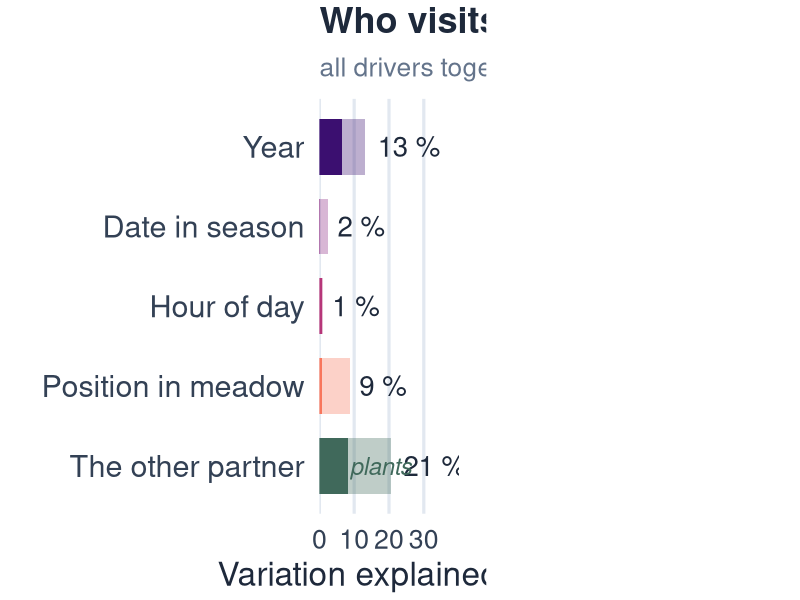
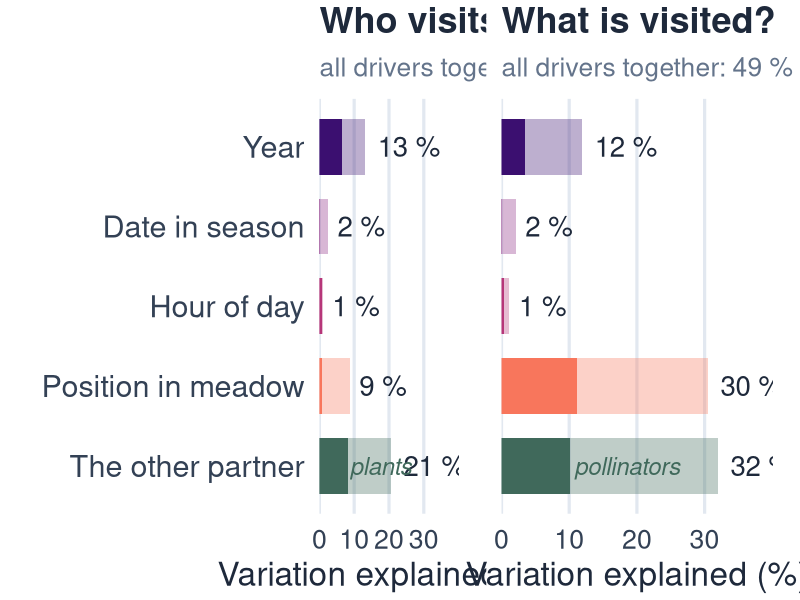
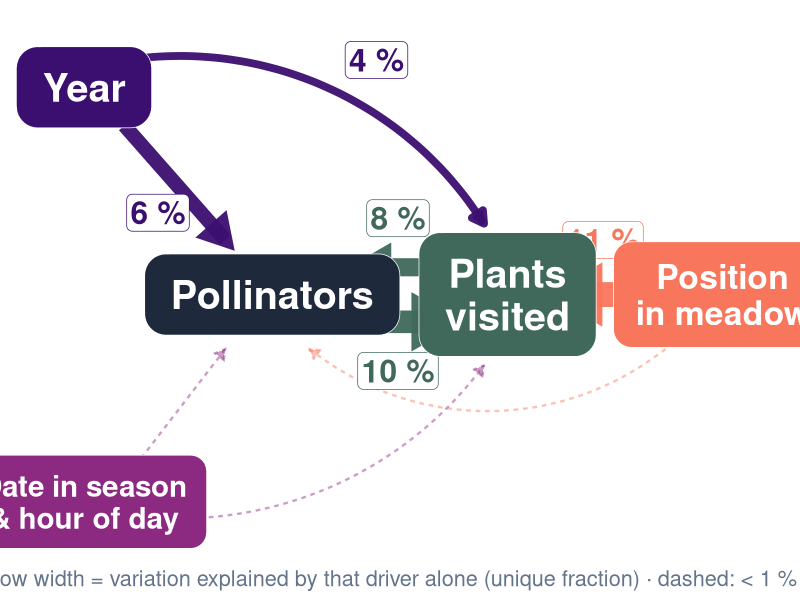

The R script that drew these images, in order:
# Figures for the "what drives what" slides, from scripts/drivers_varpart_results.csv
# (made by scripts/fig_drivers_varpart.R).  Rscript scripts/fig_drivers_plot.R
suppressMessages({library(dplyr); library(tidyr); library(ggplot2)})
out <- "images"
navy <- "#3B0F70"; plum <- "#8C2981"; rose <- "#B63679"; coral <- "#F8765C"; peach <- "#FEB47B"
green <- "#40695B"; slate <- "#64748B"; ink <- "#1E293B"; grid_col <- "#E2E8F0"
theme_deck <- theme_minimal(base_size = 24, base_family = "sans") +
  theme(panel.grid.minor = element_blank(), panel.grid.major.y = element_blank(),
        panel.grid.major.x = element_line(colour = grid_col),
        axis.text = element_text(colour = "#334155"), axis.title = element_text(colour = ink),
        legend.position = "none", plot.background = element_rect(fill = "white", colour = NA))

res <- read.csv("scripts/drivers_varpart_results.csv")
lab <- c(Year = "Year", Season = "Date in season", Hour = "Hour of day",
         Space = "Position in meadow", Partner = "The other partner")
cols <- c(Year = navy, Season = plum, Hour = rose, Space = coral, Partner = green)
res <- res |> mutate(shared = pmax(alone - unique, 0),
                     resp = ifelse(grepl("^Who", response), "poll", "plant"),
                     label = factor(lab[set], levels = rev(lab)))

# ---- 1. bar panels (left: pollinators, right: plants; identical axes) ----------------

xmax <- 40
bar_panel <- function(r, title, partner_txt, show_y, ghost = FALSE) {
  tc <- function(col) if (ghost) "transparent" else col
  dd <- res |> filter(resp == r)
  long <- dd |> select(set, label, unique, shared) |>
    pivot_longer(c(unique, shared), names_to = "part", values_to = "r2") |>
    mutate(part = factor(part, levels = c("shared", "unique")),
           fill = if (ghost) "transparent" else ifelse(part == "unique", cols[set], paste0(cols[set], "55")))
  ggplot(long, aes(r2 * 100, label, fill = I(fill))) +
    geom_col(position = position_stack(reverse = TRUE), width = 0.7) +
    geom_text(data = dd, aes(x = alone * 100, y = label, label = sprintf("%.0f %%", alone * 100)),
              inherit.aes = FALSE, hjust = -0.2, size = 7, colour = tc(ink)) +
    geom_text(data = dd |> filter(set == "Partner"),
              aes(x = unique * 100 + 0.6, y = label, label = partner_txt),
              inherit.aes = FALSE, hjust = 0, size = 6, colour = tc(green), fontface = "italic") +
    scale_x_continuous(limits = c(0, xmax), breaks = seq(0, 30, 10), expand = expansion(mult = c(0, 0))) +
    labs(x = "Variation explained (%)", y = NULL, title = title,
         subtitle = sprintf("all drivers together: %.0f %%", dd$total[1] * 100)) +
    theme_deck +
    theme(plot.title = element_text(face = "bold", size = 26, colour = tc(ink)),
          plot.subtitle = element_text(size = 19, colour = tc(slate)),
          axis.text.x = element_text(colour = tc("#334155")),
          axis.title.x = element_text(colour = tc(ink)),
          panel.grid.major.x = element_line(colour = tc(grid_col)),
          axis.text.y = if (show_y) element_text(size = 22, colour = "#334155") else element_blank())
}
bars <- function(ghost_right) {
  m <- theme(plot.margin = margin(5, 20, 5, 5))
  cowplot::plot_grid(bar_panel("poll", "Who visits?", "plants", TRUE) + m + theme(plot.margin = margin(5, 20, 5, 30)),
                     bar_panel("plant", "What is visited?", "pollinators", FALSE, ghost = ghost_right) + m,
                     nrow = 1, align = "h", axis = "tb", rel_widths = c(1.55, 1))
}
ggsave(file.path(out, "drivers_bars_1.png"), bars(TRUE), width = 12, height = 5.6, dpi = 200)
ggsave(file.path(out, "drivers_bars_2.png"), bars(FALSE), width = 12, height = 5.6, dpi = 200)

# ---- 2. synthesis diagram: arrow width = unique explained variation ------------------
# time on the left, space on the right, the two partner communities in the middle
u <- function(s, r) res$unique[res$set == s & res$resp == r] * 100
dh <- function(r) u("Season", r) + u("Hour", r)          # date + hour, both < 1 %
nodes <- tibble::tribble(
  ~x,    ~y,   ~label,                          ~col,  ~size,
  1.25,  4.7,  "Year",                          navy,  10,
  1.25,  0.9,  "Date in season\n& hour of day", plum,  7.5,
  4.05,  2.8,  "Pollinators",                   ink,   10,
  7.55,  2.8,  "Plants\nvisited",               green, 10,
  10.75, 2.8,  "Position\nin meadow",           coral, 8.5
)
edges <- tibble::tribble(
  ~x,    ~y,    ~xend, ~yend, ~curv, ~val,                ~col,  ~lx,   ~ly,
  1.85,  4.35,  3.35,  3.3,   0,     u("Year", "poll"),   navy,  2.35,  3.55,
  1.85,  4.95,  7.2,   3.45,  -0.3,  u("Year", "plant"),  navy,  5.6,   4.95,
  6.6,   3.05,  5.45,  3.05,  0,     u("Partner", "poll"),  green, 5.92, 3.5,
  5.45,  2.55,  6.55,  2.55,  0,     u("Partner", "plant"), green, 5.92, 2.1,
  9.55,  2.8,   8.5,   2.8,   0,     u("Space", "plant"), coral, 8.97,  3.3,
  2.1,   1.3,   3.35,  2.3,   0,     dh("poll"),          plum,  NA,    NA,
  2.4,   0.75,  7.2,   2.15,  0.25,  dh("plant"),         plum,  NA,    NA,
  9.9,   2.3,   4.6,   2.3,   -0.35, u("Space", "poll"),  coral, NA,    NA
) |> mutate(lw = pmax(val * 0.75, 0.8), strong = val >= 1, txt = sprintf("%.0f %%", val))

seg <- function(e) {
  a <- arrow(length = unit(0.25 + 0.035 * max(e$lw), "cm"), type = "closed")
  if (e$curv == 0)
    geom_segment(data = e, aes(x, y, xend = xend, yend = yend), colour = e$col, linewidth = e$lw,
                 alpha = ifelse(e$strong, 0.95, 0.45), linetype = ifelse(e$strong, "solid", "22"),
                 arrow = a, lineend = "butt", linejoin = "mitre")
  else
    geom_curve(data = e, aes(x, y, xend = xend, yend = yend), colour = e$col, linewidth = e$lw,
               curvature = e$curv, alpha = ifelse(e$strong, 0.95, 0.45), linetype = ifelse(e$strong, "solid", "22"),
               arrow = a, lineend = "butt", ncp = 12)
}
p <- ggplot() + lapply(seq_len(nrow(edges)), function(i) seg(edges[i, ])) +
  geom_label(data = filter(edges, strong), aes(lx, ly, label = txt), colour = filter(edges, strong)$col,
             size = 8, fontface = "bold", fill = "white", border.colour = "transparent",
             label.padding = unit(0.1, "lines")) +
  geom_label(data = nodes, aes(x, y, label = label), fill = nodes$col, colour = "white", size = nodes$size,
             fontface = "bold", lineheight = 0.9, label.padding = unit(0.55, "lines"),
             label.r = unit(0.45, "lines"), border.colour = "transparent") +
  annotate("text", x = 11.85, y = 0.2, hjust = 1, size = 5.5, colour = slate,
           label = "arrow width = variation explained by that driver alone (unique fraction) · dashed: < 1 %") +
  coord_cartesian(xlim = c(0, 11.9), ylim = c(0, 5.5), expand = FALSE) +
  theme_void() + theme(plot.background = element_rect(fill = "white", colour = NA))
ggsave(file.path(out, "drivers_diagram.png"), p, width = 12, height = 6, dpi = 200)
print(edges |> select(val, txt))
